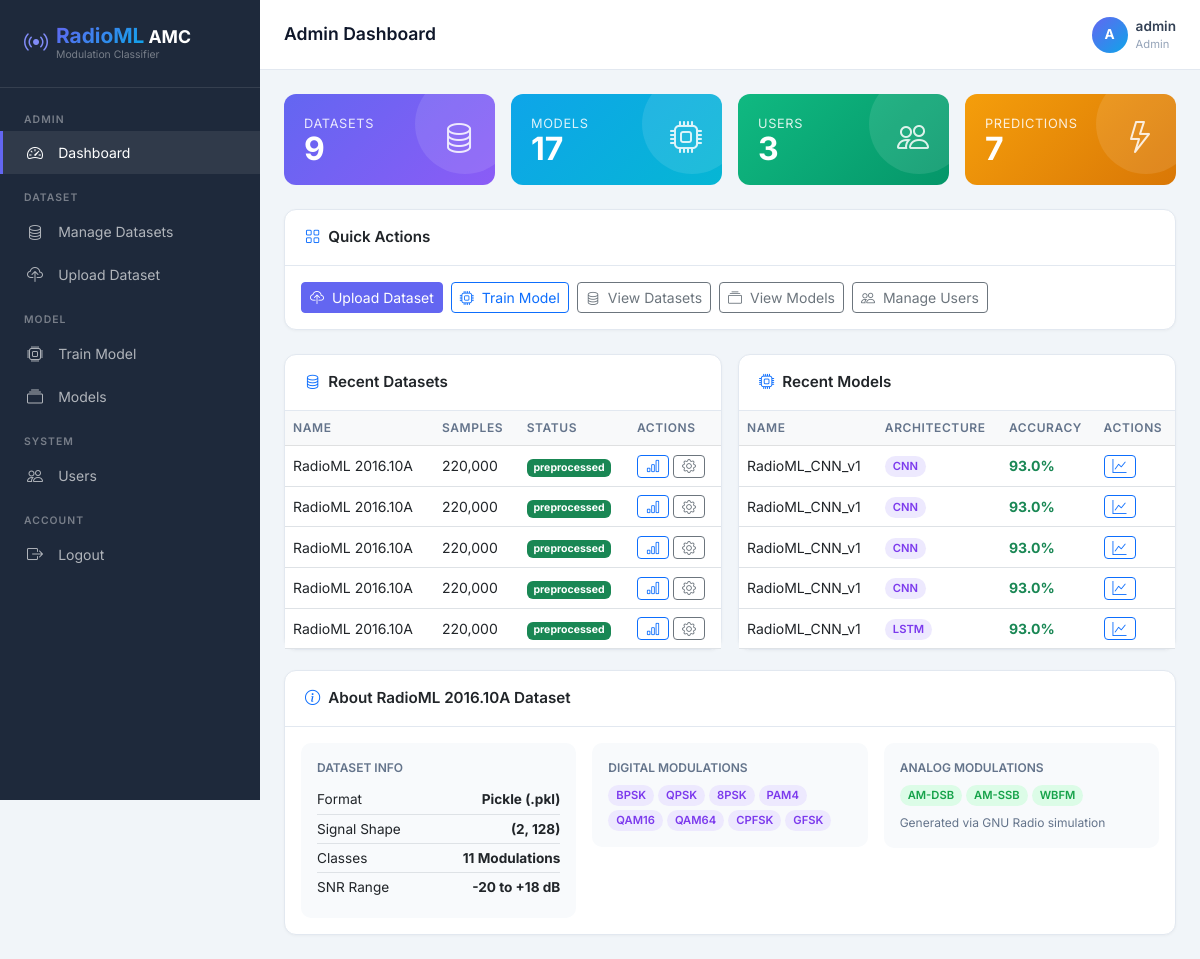
The page /admin/dashboard (signed in) on the database its author committed.
### tables this page shows
CREATE TABLE datasets (
            id INTEGER PRIMARY KEY AUTOINCREMENT,
            name TEXT NOT NULL,
            filename TEXT NOT NULL,
            size INTEGER,
            samples INTEGER,
            uploaded_at TEXT DEFAULT CURRENT_TIMESTAMP,
            status TEXT DEFAULT 'uploaded'
        );

CREATE TABLE models (
            id INTEGER PRIMARY KEY AUTOINCREMENT,
            name TEXT NOT NULL,
            filename TEXT NOT NULL,
            architecture TEXT,
            dataset_id INTEGER,
            accuracy REAL,
            trained_at TEXT DEFAULT CURRENT_TIMESTAMP,
            status TEXT DEFAULT 'ready',
            metrics TEXT
        );

### app.py (the view)
@app.route('/admin/dashboard')
@login_required('admin')
def admin_dashboard():
    db = get_db()
    stats = {
        'datasets': db.execute("SELECT COUNT(*) as c FROM datasets").fetchone()['c'],
        'models': db.execute("SELECT COUNT(*) as c FROM models").fetchone()['c'],
        'users': db.execute("SELECT COUNT(*) as c FROM users WHERE role='user'").fetchone()['c'],
        'predictions': db.execute("SELECT COUNT(*) as c FROM predictions").fetchone()['c'],
    }
    recent_datasets = db.execute("SELECT * FROM datasets ORDER BY uploaded_at DESC LIMIT 5").fetchall()
    recent_models = db.execute("SELECT * FROM models ORDER BY trained_at DESC LIMIT 5").fetchall()
    db.close()
    return render_template('admin/dashboard.html', stats=stats,
                           recent_datasets=recent_datasets, recent_models=recent_models)

### templates/admin/dashboard.html (shortened to what this page needs)
{% extends "base.html" %}
{% block page_title %}Admin Dashboard{% endblock %}
{% block content %}
<div class="row g-3 mb-4">
    <div class="col-6 col-md-3">
        <div class="stat-card bg-gradient-primary">
            <div class="d-flex justify-content-between align-items-start">
                <div>
                    <div class="stat-label">Datasets</div>
                    <div class="stat-value">{{ stats.datasets }}</div>
                </div>
                <i class="bi bi-database stat-icon"></i>
            </div>
        </div>
    </div>
    <div class="col-6 col-md-3">
        <div class="stat-card bg-gradient-info">
            <div class="d-flex justify-content-between align-items-start">
                <div>
                    <div class="stat-label">Models</div>
                    <div class="stat-value">{{ stats.models }}</div>
                </div>
                <i class="bi bi-cpu stat-icon"></i>
            </div>
        </div>
    </div>
    <div class="col-6 col-md-3">
        <div class="stat-card bg-gradient-success">
            <div class="d-flex justify-content-between align-items-start">
                <div>
                    <div class="stat-label">Users</div>
                    <div class="stat-value">{{ stats.users }}</div>
                </div>
                <i class="bi bi-people stat-icon"></i>
            </div>
        </div>
    </div>
    <div class="col-6 col-md-3">
        <div class="stat-card bg-gradient-warning">
            <div class="d-flex justify-content-between align-items-start">
                <div>
                    <div class="stat-label">Predictions</div>
                    <div class="stat-value">{{ stats.predictions }}</div>
                </div>
                <i class="bi bi-lightning stat-icon"></i>
            </div>
        </div>
    </div>
</div>
<div class="row g-3 mb-4">
    <div class="col-12">
        <div class="card">
            <div class="card-header d-flex align-items-center gap-2">
                <i class="bi bi-grid text-primary"></i> Quick Actions
            </div>
            <div class="card-body">
                <div class="d-flex flex-wrap gap-2">
                    <a href="{{ url_for('admin_upload_dataset') }}" class="btn btn-primary btn-sm">
                        <i class="bi bi-cloud-upload me-1"></i> Upload Dataset
                    </a>
                    <a href="{{ url_for('admin_train') }}" class="btn btn-outline-primary btn-sm">
                        <i class="bi bi-cpu me-1"></i> Train Model
                    </a>
                    <a href="{{ url_for('admin_datasets') }}" class="btn btn-outline-secondary btn-sm">
                        <i class="bi bi-database me-1"></i> View Datasets
                    </a>
                    <a href="{{ url_for('admin_models') }}" class="btn btn-outline-secondary btn-sm">
                        <i class="bi bi-collection me-1"></i> View Models
                    </a>
                    <a href="{{ url_for('admin_users') }}" class="btn btn-outline-secondary btn-sm">
                        <i class="bi bi-people me-1"></i> Manage Users
                    </a>
                </div>
            </div>
        </div>
    </div>
</div>
<div class="row g-3">
    <div class="col-md-6">
        <div class="card h-100">
            <div class="card-header d-flex align-items-center gap-2">
                <i class="bi bi-database text-primary"></i> Recent Datasets
            </div>
            <div class="card-body p-0">
                <div class="table-responsive">
                    <table class="table mb-0">
                        <thead class="table-light">
                            <tr><th>Name</th><th>Samples</th><th>Status</th><th>Actions</th></tr>
                        </thead>
                        <tbody>
                            {% for ds in recent_datasets %}
                            <tr>
                                <td>{{ ds.name }}</td>
                                <td>{{ "{:,}".format(ds.samples or 0) }}</td>
                                <td>
                                    <span class="badge bg-{% if ds.status == 'preprocessed' %}success{% else %}warning text-dark{% endif %}">
                                        {{ ds.status }}
                                    </span>
                                </td>
                                <td>
                                    <a href="{{ url_for('admin_visualize', did=ds.id) }}" class="btn btn-sm btn-outline-primary py-0">
                                        <i class="bi bi-bar-chart"></i>
                                    </a>
                                    <a href="{{ url_for('admin_preprocess', did=ds.id) }}" class="btn btn-sm btn-outline-secondary py-0">
                                        <i class="bi bi-gear"></i>
                                    </a>
                                </td>
                            </tr>
                            {% else %}
                            <tr><td colspan="4" class="text-center text-muted py-3">No datasets yet</td></tr>
                            {% endfor %}
                        </tbody>
                    </table>
                </div>
            </div>
        </div>
    </div>
    <div class="col-md-6">
        <div class="card h-100">
            <div class="card-header d-flex align-items-center gap-2">
                <i class="bi bi-cpu text-primary"></i> Recent Models
            </div>
            <div class="card-body p-0">
                <div class="table-responsive">
                    <table class="table mb-0">
                        <thead class="table-light">
                            <tr><th>Name</th><th>Architecture</th><th>Accuracy</th><th>Actions</th></tr>
                        </thead>
                        <tbody>
                            {% for m in recent_models %}
                            <tr>
                                <td>{{ m.name }}</td>
                                <td><span class="badge-mod">{{ m.architecture }}</span></td>
                                <td>
                                    {% if m.accuracy %}
                                    <span class="text-success fw-bold">{{ "%.1f"|format(m.accuracy * 100) }}%</span>
                                    {% else %}-{% endif %}
                                </td>
                                <td>
                                    {% if m.status == 'ready' %}
                                    <a href="{{ url_for('admin_evaluate', mid=m.id) }}" class="btn btn-sm btn-outline-primary py-0">
                                        <i class="bi bi-graph-up"></i>
                                    </a>
                                    {% endif %}
                                </td>
                            </tr>
                            {% else %}
                            <tr><td colspan="4" class="text-center text-muted py-3">No models yet</td></tr>
                            {% endfor %}
                        </tbody>
                    </table>
                </div>
            </div>
        </div>
    </div>
</div>
<div class="row g-3 mt-1">
    <div class="col-12">
        <div class="card">
            <div class="card-header d-flex align-items-center gap-2">
                <i class="bi bi-info-circle text-primary"></i> About RadioML 2016.10A Dataset
            </div>
            <div class="card-body">
                <div class="row g-3">
                    <div class="col-md-4">
                        <div style="background:#f8fafc;border-radius:10px;padding:1rem;">
                            <div style="font-size:0.75rem;color:#64748b;font-weight:600;text-transform:uppercase;">Dataset Info</div>
                            <div class="mt-2" style="font-size:0.85rem;">
                                <div class="d-flex justify-content-between py-1 border-bottom"><span>Format</span><strong>Pickle (.pkl)</strong></div>
                                <div class="d-flex justify-content-between py-1 border-bottom"><span>Signal Shape</span><strong>(2, 128)</strong></div>
                                <div class="d-flex justify-content-between py-1 border-bottom"><span>Classes</span><strong>11 Modulations</strong></div>
                                <div class="d-flex justify-content-between py-1"><span>SNR Range</span><strong>-20 to +18 dB</strong></div>
                            </div>
                        </div>
                    </div>
                    <div class="col-md-4">
                        <div style="background:#f8fafc;border-radius:10px;padding:1rem;">
                            <div style="font-size:0.75rem;color:#64748b;font-weight:600;text-transform:uppercase;">Digital Modulations</div>
                            <div class="mt-2 d-flex flex-wrap gap-1">
                                {% for m in ['BPSK','QPSK','8PSK','PAM4','QAM16','QAM64','CPFSK','GFSK'] %}
                                <span class="badge-mod">{{ m }}</span>
                                {% endfor %}
                            </div>
                        </div>
                    </div>
                    <div class="col-md-4">
                        <div style="background:#f8fafc;border-radius:10px;padding:1rem;">
                            <div style="font-size:0.75rem;color:#64748b;font-weight:600;text-transform:uppercase;">Analog Modulations</div>
                            <div class="mt-2 d-flex flex-wrap gap-1">
                                {% for m in ['AM-DSB','AM-SSB','WBFM'] %}
                                <span class="badge-mod" style="background:#dcfce7;color:#16a34a;">{{ m }}</span>
                                {% endfor %}
                            </div>
                            <div class="mt-2" style="font-size:0.75rem;color:#64748b;">Generated via GNU Radio simulation</div>
                        </div>
                    </div>
                </div>
            </div>
        </div>
    </div>
</div>
{% endblock %}

### templates/base.html (shortened to what this page needs)
<!DOCTYPE html>
<html lang="en">
<head>
    <link href="https://cdn.jsdelivr.net/npm/bootstrap@5.3.0/dist/css/bootstrap.min.css" rel="stylesheet">
    <link href="https://cdn.jsdelivr.net/npm/bootstrap-icons@1.11.0/font/bootstrap-icons.css" rel="stylesheet">
</head>
<body>
{% if session.get('user_id') %}
<nav class="sidebar" id="sidebar">
    <div class="sidebar-brand">
        <div class="d-flex align-items-center gap-2">
            <i class="bi bi-broadcast" style="color:#818cf8;font-size:1.5rem;"></i>
            <div>
                <h5><span>RadioML</span> AMC</h5>
                <div style="font-size:0.65rem;color:rgba(255,255,255,0.4);margin-top:-2px;">Modulation Classifier</div>
            </div>
        </div>
    </div>
    <div class="sidebar-nav">
        {% if session.get('role') == 'admin' %}
        <div class="nav-section-title">Admin</div>
        <a href="{{ url_for('admin_dashboard') }}" class="nav-link-item {% if request.endpoint == 'admin_dashboard' %}active{% endif %}">
            <i class="bi bi-speedometer2"></i> Dashboard
        </a>
        <div class="nav-section-title mt-2">Dataset</div>
        <a href="{{ url_for('admin_datasets') }}" class="nav-link-item {% if 'dataset' in request.endpoint %}active{% endif %}">
            <i class="bi bi-database"></i> Manage Datasets
        </a>
        <a href="{{ url_for('admin_upload_dataset') }}" class="nav-link-item">
            <i class="bi bi-cloud-upload"></i> Upload Dataset
        </a>
        <div class="nav-section-title mt-2">Model</div>
        <a href="{{ url_for('admin_train') }}" class="nav-link-item {% if 'train' in request.endpoint %}active{% endif %}">
            <i class="bi bi-cpu"></i> Train Model
        </a>
        <a href="{{ url_for('admin_models') }}" class="nav-link-item {% if request.endpoint == 'admin_models' %}active{% endif %}">
            <i class="bi bi-collection"></i> Models
        </a>
        <div class="nav-section-title mt-2">System</div>
        <a href="{{ url_for('admin_users') }}" class="nav-link-item {% if 'users' in request.endpoint %}active{% endif %}">
            <i class="bi bi-people"></i> Users
        </a>
        {% endif %}
        <div class="nav-section-title mt-2">Account</div>
        <a href="{{ url_for('logout') }}" class="nav-link-item">
            <i class="bi bi-box-arrow-right"></i> Logout
        </a>
    </div>
</nav>
<div class="main-content">
    <div class="topbar">
        <div class="d-flex align-items-center gap-3">
            <span class="topbar-title">{% block page_title %}{% endblock %}</span>
        </div>
        <div class="user-badge">
            <div class="avatar">{{ session.get('username', 'U')[0].upper() }}</div>
            <div>
                <div style="font-weight:600;font-size:0.85rem;">{{ session.get('username') }}</div>
                <div style="font-size:0.7rem;color:#94a3b8;text-transform:capitalize;">{{ session.get('role') }}</div>
            </div>
        </div>
    </div>
    <div class="page-content">
        {% block content %}{% endblock %}
    </div>
</div>
{% else %}
{% block auth_content %}{% endblock %}
{% endif %}
</body>
</html>

### rows shown on the page
datasets: name "RadioML 2016.10A", samples "220,000", status "preprocessed"
datasets: name "RadioML 2016.10A", samples "220,000", status "preprocessed"
datasets: name "RadioML 2016.10A", samples "220,000", status "preprocessed"
datasets: name "RadioML 2016.10A", samples "220,000", status "preprocessed"
datasets: name "RadioML 2016.10A", samples "220,000", status "preprocessed"
models: name "RadioML_CNN_v1", architecture "CNN", m.accuracy*100 "93.0"
models: name "RadioML_CNN_v1", architecture "CNN", m.accuracy*100 "93.0"
models: name "RadioML_CNN_v1", architecture "CNN", m.accuracy*100 "93.0"
models: name "RadioML_CNN_v1", architecture "CNN", m.accuracy*100 "93.0"
models: name "RadioML_CNN_v1", architecture "LSTM", m.accuracy*100 "93.0"

### other values the page prints
{{ session.get('username', 'U')[0].upper() }} "A"
{{ session.get('username') }} "admin"
{{ session.get('role') }} "Admin"
{{ stats.datasets }} "9"
{{ stats.models }} "17"
{{ stats.users }} "3"
{{ stats.predictions }} "7"
{{ m }} "BPSK" "QPSK" "8PSK" "PAM4" "QAM16" "QAM64" "CPFSK" "GFSK"
{{ m }} "AM-DSB" "AM-SSB" "WBFM"
